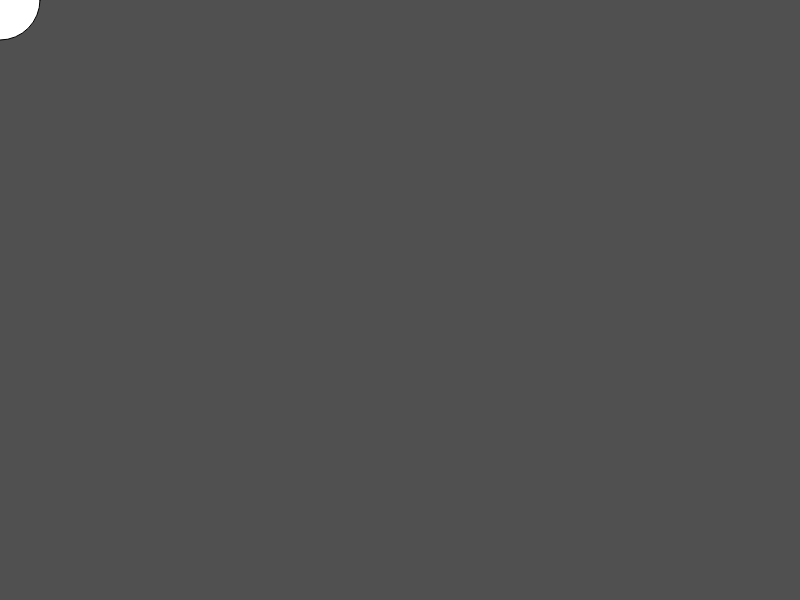
Frame 1 (no input)
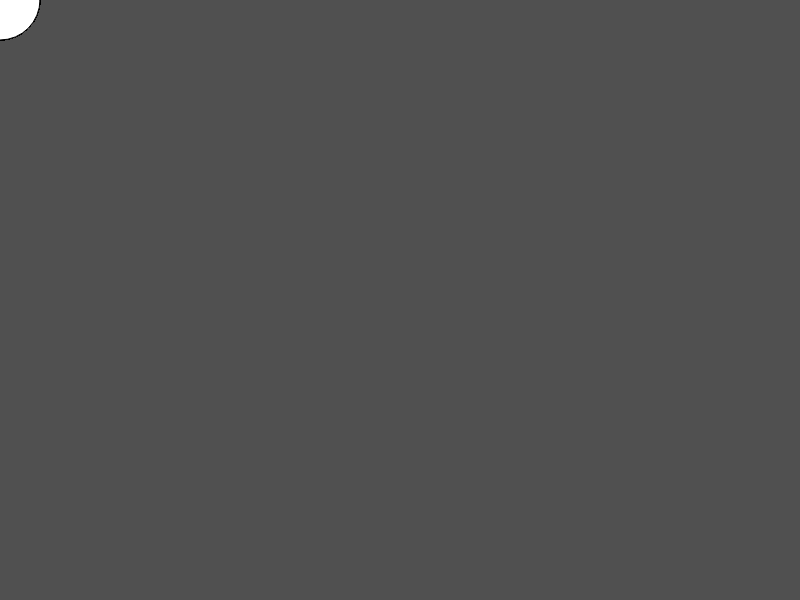
Frame 60 (no input)
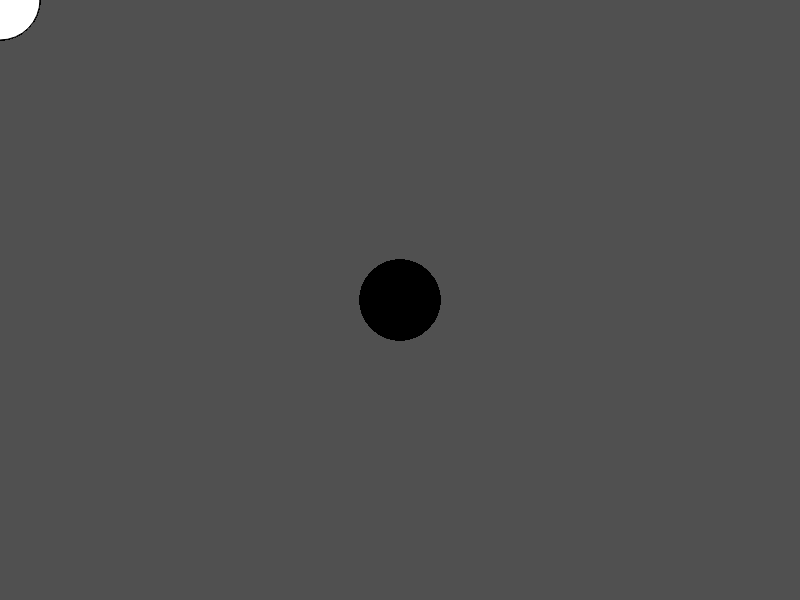
Frame 120 (the mouse pressed at the canvas centre since frame 60)

The p5.js sketch that drew these frames (run headless with seeded random() and noise() and a simulated clock; from frame 60 on, the mouse is pressed at the canvas centre):

// p5.js sketch
// ── sketch.js
function setup() {
createCanvas(800,600);
background(80);
}

function draw() {
  if (mouseIsPressed) {
    fill(0);
    } else {
    fill(255);
    }
    ellipse(mouseX, mouseY, 80, 80);
  }
